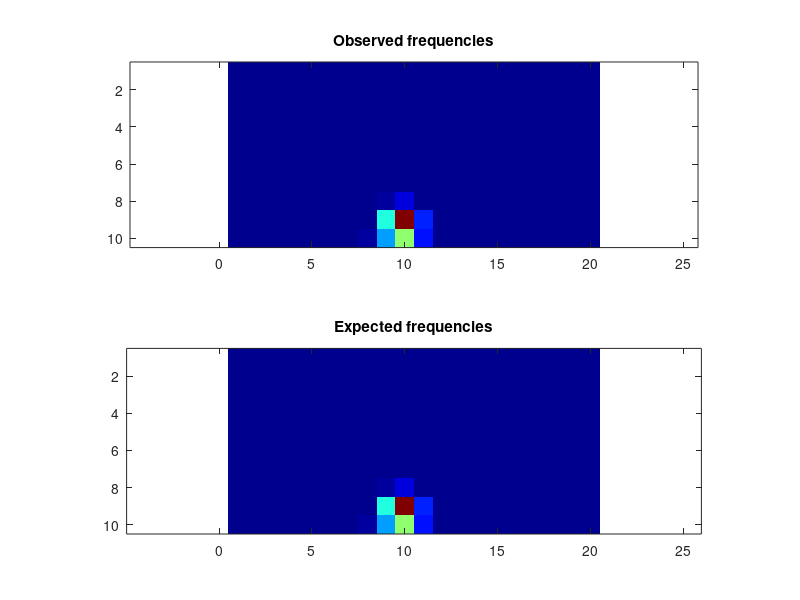

The MATLAB script that drew this image:
obsFrequencies = [ 0, 0, 0, 0, 0, 0, 0, 0, 0, 0, 0, 0, 0, 0, 0, 0, 0, 0, 0, 0; 0, 0, 0, 0, 0, 0, 0, 0, 0, 0, 0, 0, 0, 0, 0, 0, 0, 0, 0, 0; 0, 0, 0, 0, 0, 0, 0, 0, 0, 0, 0, 0, 0, 0, 0, 0, 0, 0, 0, 0; 0, 0, 0, 0, 0, 0, 0, 0, 0, 0, 0, 0, 0, 0, 0, 0, 0, 0, 0, 0; 0, 0, 0, 0, 0, 0, 0, 0, 0, 0, 0, 0, 0, 0, 0, 0, 0, 0, 0, 0; 0, 0, 0, 0, 0, 0, 0, 0, 0, 0, 0, 0, 0, 0, 0, 0, 0, 0, 0, 0; 0, 0, 0, 0, 0, 0, 0, 0, 65, 310, 13, 0, 0, 0, 0, 0, 0, 0, 0, 0; 0, 0, 0, 0, 0, 0, 0, 26, 10276, 33943, 2488, 1, 0, 0, 0, 0, 0, 0, 0, 0; 0, 0, 0, 0, 0, 0, 8, 3651, 153228, 379846, 57535, 499, 1, 0, 0, 0, 0, 0, 0, 0; 0, 0, 0, 0, 0, 4, 173, 7867, 101327, 194924, 51528, 2250, 36, 1, 0, 0, 0, 0, 0, 0 ];
expFrequencies = [ 0, 0, 0, 0, 0, 0, 0, 0, 0, 0, 0, 0, 0, 0, 0, 0, 0, 0, 0, 0; 0, 0, 0, 0, 0, 0, 0, 0, 0, 0, 0, 0, 0, 0, 0, 0, 0, 0, 0, 0; 0, 0, 0, 0, 0, 0, 0, 0, 0, 0, 0, 0, 0, 0, 0, 0, 0, 0, 0, 0; 0, 0, 0, 0, 0, 0, 0, 0, 0, 0, 0, 0, 0, 0, 0, 0, 0, 0, 0, 0; 0, 0, 0, 0, 0, 0, 0, 0, 0, 0, 0, 0, 0, 0, 0, 0, 0, 0, 0, 0; 0, 0, 0, 0, 0, 2.59615e-30, 1.01573e-16, 3.80679e-07, 0.0312799, 0.23803, 0.00211254, 6.1692e-10, 5.25885e-21, 1.02886e-35, 0, 0, 0, 0, 0, 0; 0, 0, 0, 2.69775e-39, 5.09336e-28, 1.72871e-17, 1.07765e-08, 0.0227182, 59.1441, 288.03, 8.56479, 0.000308585, 1.77283e-11, 5.71627e-21, 7.06583e-32, 0, 0, 0, 0, 0; 2.5079e-40, 5.94869e-36, 5.90772e-30, 5.13781e-23, 7.85385e-16, 4.36518e-09, 0.00231919, 40.4231, 10057.6, 34168.5, 2518.65, 2.18243, 3.44326e-05, 2.53233e-11, 2.71935e-18, 1.79855e-25, 3.65711e-32, 1.11157e-37, 1.2783e-41, 0; 3.76849e-21, 9.45077e-19, 2.17612e-15, 1.89195e-11, 2.5097e-07, 0.00225195, 6.9536, 3589.95, 153126, 380198, 57783.4, 532.198, 0.512492, 0.000106599, 9.57421e-09, 7.55828e-13, 1.23997e-16, 1.04839e-19, 1.0969e-21, 3.2518e-22; 0.166096, 0.166096, 0.166115, 0.167022, 0.222157, 3.24992, 161.476, 7834.06, 101492, 194393, 51444.6, 2250.65, 39.7376, 0.959094, 0.179682, 0.166329, 0.166101, 0.166096, 0.166096, 0.166096 ];
colormap(jet);
clf; subplot(2,1,1);
imagesc(obsFrequencies);
title('Observed frequencies');
axis equal;
subplot(2,1,2);
imagesc(expFrequencies);
axis equal;
title('Expected frequencies');
